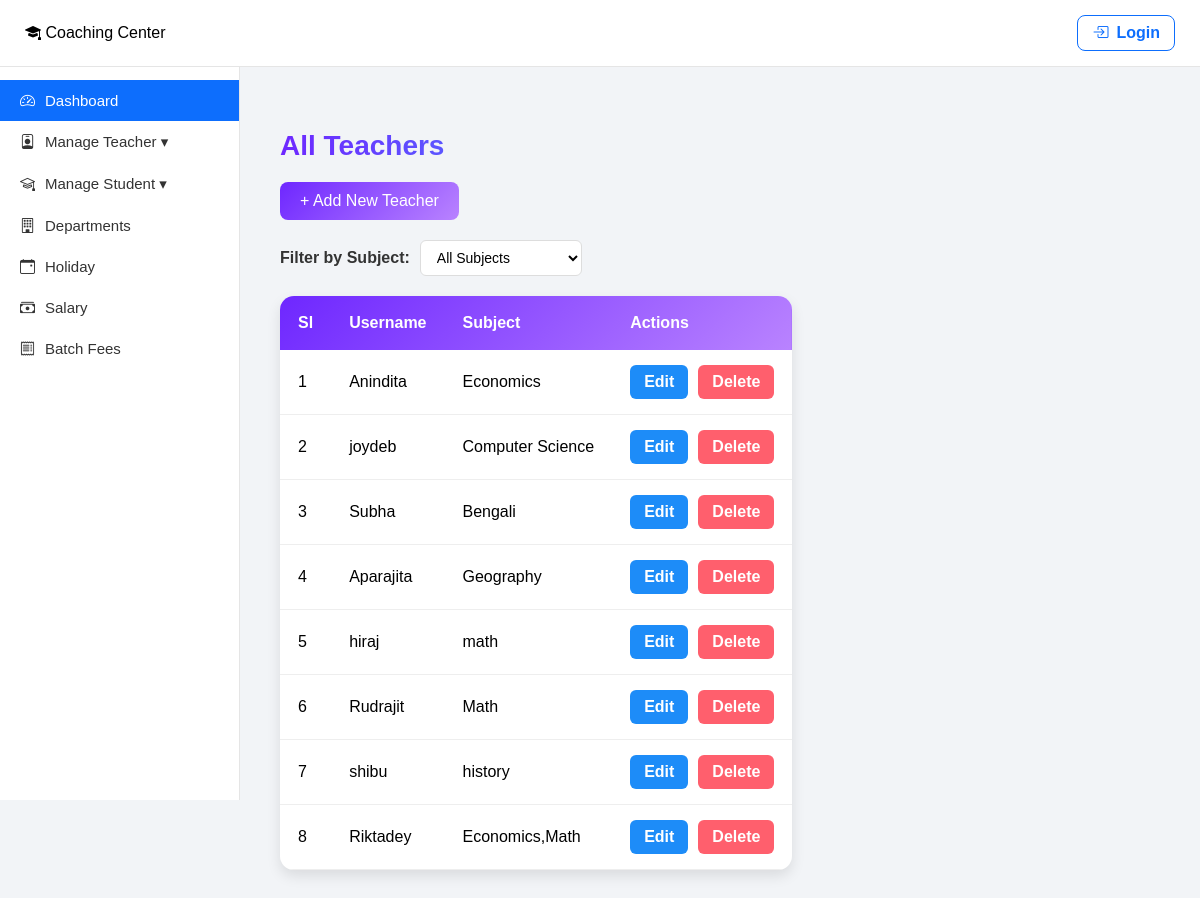
The app's page /teachers/ (signed in) with its own data.
### Home/models.py (models this page shows)
class User(AbstractUser):
    ROLE_CHOICES = (
        ('admin', 'Admin'),
        ('teacher', 'Teacher'),
        ('student', 'Student'),
    )
    role = models.CharField(max_length=20, choices=ROLE_CHOICES, default='student')
    subject = models.CharField(max_length=100, blank=True, null=True)
    student_class = models.CharField(max_length=50, blank=True, null=True)
    department = models.ForeignKey('Department', on_delete=models.SET_NULL, null=True, blank=True)
    salary_pending = models.BooleanField(default=True)
    salary_till_date = models.DateField(null=True, blank=True)
    fee_pending = models.BooleanField(default=True)
    fee_till_date = models.DateField(null=True, blank=True)
    objects = CustomUserManager()

### Home/views.py (the view)
# urls.py: path('teachers/', views.all_teachers, name="all_teachers"),
@login_required
def all_teachers(request):
    if request.user.role != "admin":
        return HttpResponseForbidden("Not allowed.")
    teachers = User.objects.filter(role="teacher")
    subject_filter = request.GET.get('subject', '')
    if subject_filter:
        teachers = teachers.filter(subject=subject_filter)
    all_subjects = User.objects.filter(role="teacher").values_list('subject', flat=True).distinct().order_by('subject')
    return render(request, "admin/all_teacher.html", {
        "teachers": teachers,
        "all_subjects": all_subjects,
        "selected_subject": subject_filter
    })

### templates/admin/all_teacher.html (shortened to what this page needs)
{% extends "dashboard/admin.html" %}
{% block content %}
<div class="page-container">
    <h2>All Teachers</h2>
    <div class="add-btn">
        <a href="{% url 'teacher_signup' %}">+ Add New Teacher</a>
    </div>
    <div class="filter-container">
        <label for="subject-filter">Filter by Subject:</label>
        <select id="subject-filter" onchange="filterBySubject(this.value)">
            <option value="">All Subjects</option>
        </select>
    </div>
    <div class="table-container">
        {% if teachers %}
            <table>
                <thead>
                    <tr>
                        <th>Sl</th>
                        <th>Username</th>
                        <th>Subject</th>
                        <th>Actions</th>
                    </tr>
                </thead>
                <tbody>
                    {% for teacher in teachers %}
                        <tr>
                            <td>{{ forloop.counter }}</td>
                            <td>{{ teacher.username }}</td>
                            <td>{{ teacher.subject|default:"Not Assigned" }}</td>
                            <td>
                                <div class="action-buttons">
                                    <a href="{% url 'edit_teacher' teacher.id %}" class="btn btn-edit">Edit</a>
                                    <a href="{% url 'delete_teacher' teacher.id %}" class="btn btn-delete">Delete</a>
                                </div>
                            </td>
                        </tr>
                    {% endfor %}
                </tbody>
            </table>
        {% else %}
            <div class="no-data">
                <p>No teachers found. <a href="{% url 'teacher_signup' %}">Create one now</a></p>
            </div>
        {% endif %}
    </div>
</div>
{% endblock %}

### templates/dashboard/admin.html (style rules this page uses)
* { margin: 0; padding: 0; box-sizing: border-box; font-family: Arial, Helvetica, sans-serif; }
body { background: #f2f4f7; display: flex; }

### templates/admin/all_teacher.html (style rules this page uses)
.page-container { margin: 30px 0; }
h2 { font-size: 28px; font-weight: 700; margin-bottom: 20px; background: linear-gradient(90deg, #6e27ff, #35b8ff); -webkit-background-clip: text; color: transparent; }
.add-btn { margin-bottom: 20px; }
.add-btn a { background: linear-gradient(135deg, #6e27ff, #b983ff); color: white; padding: 10px 20px; border-radius: 8px; text-decoration: none; display: inline-block; transition: 0.3s; }
.table-container { background: white; border-radius: 14px; box-shadow: 0 6px 14px rgba(0, 0, 0, 0.1); overflow: hidden; }
table { width: 100%; border-collapse: collapse; }
thead { background: linear-gradient(135deg, #6e27ff, #b983ff); color: white; }
th { padding: 18px; text-align: left; font-weight: 600; }
td { padding: 15px 18px; border-bottom: 1px solid #eee; }
.action-buttons { display: flex; gap: 10px; }
.btn { padding: 8px 14px; border: none; border-radius: 6px; cursor: pointer; font-weight: 600; text-decoration: none; display: inline-block; transition: 0.3s; }
.btn-edit { background: #1d8cf8; color: white; }
.btn-delete { background: #ff5f6d; color: white; }
.filter-container { margin-bottom: 20px; display: flex; gap: 10px; align-items: center; }
.filter-container label { font-weight: 600; color: #333; }
.filter-container select { padding: 8px 12px; border: 1px solid #ddd; border-radius: 6px; font-size: 14px; background: white; cursor: pointer; transition: 0.3s; }

### records on screen
User: username "Anindita", subject "Economics"
User: username "joydeb", subject "Computer Science"
User: username "Subha", subject "Bengali"
User: username "Aparajita", subject "Geography"
User: username "hiraj", subject "math"
User: username "Rudrajit", subject "Math"
User: username "shibu", subject "history"
User: username "Riktadey", subject "Economics,Math"
